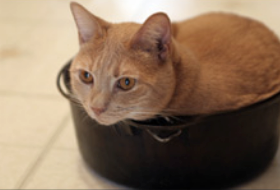
#> input picture lecture-demos/images/uw_cat.png, 280 x 190 px
$ python 02_imageio_images.py
#> lines starting #> are read from the running program, lines starting #| are printed output that depends on the picture
"""Imageio and NumPy examples corresponding to the UW image section.

The input is a crop of the cat photo in the UW CSE163 RGB-layer figure.
https://courses.cs.washington.edu/courses/cse163/26su/lesson6-3/
Outputs are ordinary PNG files. No network, window or model weights are needed.
"""
from pathlib import Path
import imageio.v3 as iio
import numpy as np
np.set_printoptions(precision=2, floatmode="fixed", suppress=True)

HERE = Path(__file__).resolve().parent
SOURCE = HERE / "images" / "uw_cat.png"
OUT = HERE / "image-outputs"
OUT.mkdir(exist_ok=True)

# %% Read HWC, then use CHW for all image calculations
raw = iio.imread(SOURCE)
#> raw is the input picture: shape (190, 280, 3); mean R, G, B 138.9, 115.2, 93.6
img = raw.transpose(2, 0, 1).copy()

def save_rgb(name, chw):
    """imageio expects HWC when writing an RGB file."""
    iio.imwrite(OUT / name, chw.transpose(1, 2, 0))

print("RGB shape, dtype:", img.shape, img.dtype)
#| RGB shape, dtype: (3, 190, 280) uint8
print("Pixel [:,90,140]:", img[:, 90, 140])
#| Pixel [:,90,140]: [131  89  64]
print("Red [0,90,140]:", img[0, 90, 140])
#| Red [0,90,140]: 131
print("One-channel shape:", img[0].shape)
#| One-channel shape: (190, 280)
assert img.shape == (3, 190, 280) and img.flags["C_CONTIGUOUS"]
np.testing.assert_array_equal(img[:, 90, 140], [131, 89, 64])
np.testing.assert_array_equal(img.transpose(1, 2, 0), raw)
save_rgb("copy.png", img)

# %% Grayscale uses two axes
gray = iio.imread(SOURCE, mode="L")
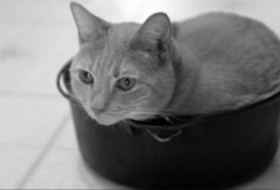
#> gray: shape (190, 280); min 0, max 255, mean 119.8
print("Grayscale shape and corner:", gray.shape, gray[0, 0])
#| Grayscale shape and corner: (190, 280) 202
assert gray.shape == (190, 280) and gray[0, 0] == 202
iio.imwrite(OUT / "gray.png", gray)
edited = gray.copy()
edited[-50:, :] = 100
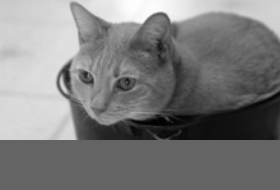
#> edited: shape (190, 280); min 0, max 255, mean 124.7
iio.imwrite(OUT / "gray_band.png", edited)

# %% Slices modify regions and channels
edited = img.copy()
edited[0, 50:80, :] = 0
save_rgb("no_red_band.png", edited)
#> call 2 of save_rgb, with name = 'no_red_band.png', chw = array of shape (3, 190, 280)
#> in save_rgb (call 2), `iio.imwrite(OUT / name, chw.transpose(1, 2, 0))`:
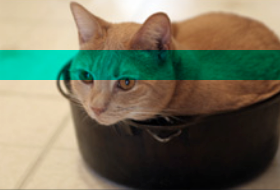
#> saved as no_red_band.png: shape (190, 280, 3); mean R, G, B 113.5, 115.2, 93.6
edited[1, 110:140, :] = 0
save_rgb("two_bands.png", edited)
edited[:, :, 80:100] = 255
save_rgb("bands_and_column.png", edited)
#> call 4 of save_rgb, with name = 'bands_and_column.png', chw = array of shape (3, 190, 280)
#> in save_rgb (call 4), `iio.imwrite(OUT / name, chw.transpose(1, 2, 0))`:
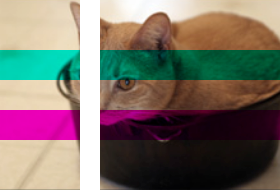
#> saved as bands_and_column.png: shape (190, 280, 3); mean R, G, B 123.2, 112.2, 104.9

# %% Cropping and subsampling
crop = img[:, 30:150, 80:240].copy()
small = img[:, ::2, ::2]
print("Crop:", crop.shape, "Subsampled:", small.shape)
#| Crop: (3, 120, 160) Subsampled: (3, 95, 140)
save_rgb("crop.png", crop)
#> in save_rgb (call 5), `iio.imwrite(OUT / name, chw.transpose(1, 2, 0))`:
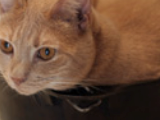
#> saved as crop.png: shape (120, 160, 3); mean R, G, B 107, 75.2, 55.3
save_rgb("small.png", small)

# %% One RGB rule broadcasts over all spatial positions
gain = np.array([1., 0.5, 1.])[:, None, None]
changed = img.astype(np.float32) * gain
changed = np.clip(changed, 0, 255).astype(np.uint8)
save_rgb("channel_gain.png", changed)
#> in save_rgb (call 7), `iio.imwrite(OUT / name, chw.transpose(1, 2, 0))`:
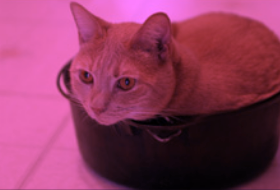
#> saved as channel_gain.png: shape (190, 280, 3); mean R, G, B 138.9, 57.3, 93.6
np.testing.assert_array_equal(changed[0], img[0])
np.testing.assert_array_equal(changed[2], img[2])

# %% Float arithmetic, clipping and conversion
bright = img.astype(np.float32) + 40
bright = np.clip(bright, 0, 255).astype(np.uint8)
save_rgb("bright.png", bright)
#> in save_rgb (call 8), `iio.imwrite(OUT / name, chw.transpose(1, 2, 0))`:
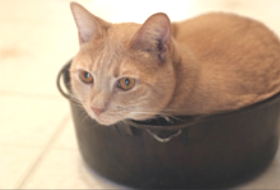
#> saved as bright.png: shape (190, 280, 3); mean R, G, B 174.2, 154.2, 133.1
pixels = img.astype(np.float32) / 255
print("Float input range:", float(pixels.min()), float(pixels.max()))
#| Float input range: 0.0 1.0
channel_mean = np.array([.48145466,.4578275,.40821073],dtype=np.float32)
channel_std = np.array([.26862954,.26130258,.27577711],dtype=np.float32)
mean = channel_mean[:,None,None]
std = channel_std[:,None,None]
normalized = (pixels - mean) / std
assert normalized.shape == img.shape and normalized.dtype == np.float32
print("Normalized CHW shape, dtype:", normalized.shape, normalized.dtype)
#| Normalized CHW shape, dtype: (3, 190, 280) float32

# %% A slice shares storage; a copy is independent
working = img.copy()
view = working[:, 30:150, 80:240]
independent = working[:, 30:150, 80:240].copy()
before = independent.copy()
view[:] = 0
assert np.all(working[:, 30:150, 80:240] == 0)
np.testing.assert_array_equal(independent, before)

# %% A batch and a change of axis order
batch = np.stack([pixels, pixels], axis=0)
assert batch.shape == (2, 3, 190, 280)
print("BCHW:", batch.shape)
#| BCHW: (2, 3, 190, 280)
toy = np.ones((3, 2, 3))
print("CHW sum axis shapes:", [toy.sum(axis=i).shape for i in range(3)])
print("PNG outputs:", OUT)
